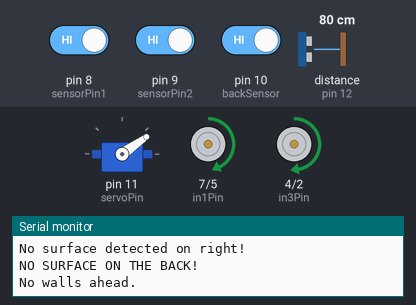
Recording of a sketch running on a simulated Arduino Uno, built with avr-gcc and run on an emulated ATmega328P. On the bench: servo, motor-driver pin pairs drawn as motors (green arrow = first pin HIGH = forward, orange = second pin HIGH = backward, longer = more drive, scaled by the enable pin), the last lines printed to the serial monitor. Wiring (inferred from the names in the program): ultrasonic range finder: trigger pin 13; echo pin 12. The test bench sets the inputs (shaded band); at power-on: pin 10 (backSensor) HIGH, distance to the obstacle (sensor on pin 12) 80 cm, pin 8 (sensorPin1) HIGH, pin 9 (sensorPin2) HIGH. The echo pulse lasts 58.3 µs per cm; random numbers use the default seed unless the sketch sets one.

Above: at 6.0 s.
6.1 s: pin 10 (backSensor) driven LOW
At 7.7 s:
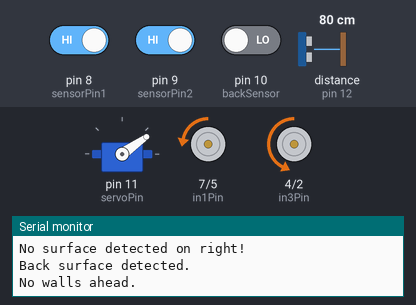
At 9.0 s:
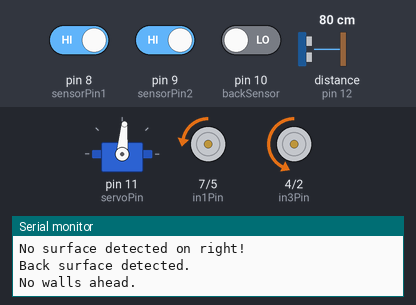
9.1 s: distance to the obstacle (sensor on pin 12) set to 27 cm
12.1 s: distance to the obstacle (sensor on pin 12) set to 24 cm
At 12.93 s:
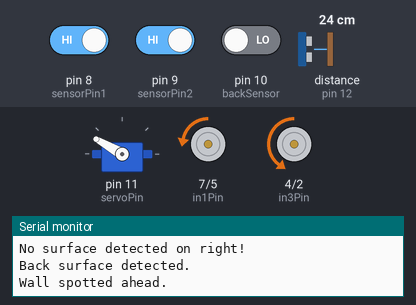
15.1 s: pin 10 (backSensor) driven HIGH
At 15.58 s:
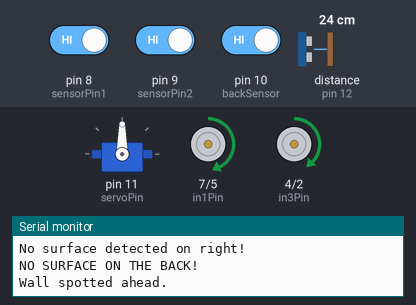
18.1 s: pin 8 (sensorPin1) driven LOW
21.1 s: pin 9 (sensorPin2) driven LOW
Timing chart, 0 to 25.1 s (numbered marks = the images above; inputs shaded):
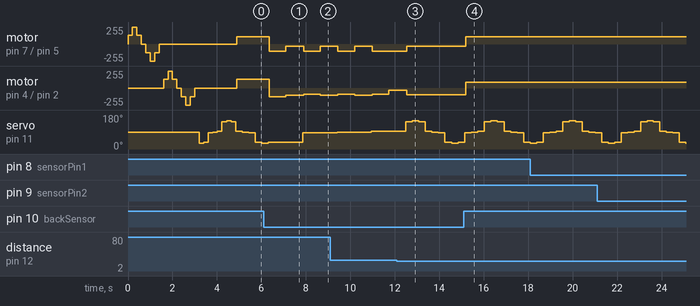

Measured:
- the behaviour switches between 26 and 25 cm on distance to the obstacle (sensor on pin 12) (found by bisection; images 2 and 3)
- after the input at 6.1 s, motor on pin 7 (in1Pin) / pin 5 (in2Pin): alternates backward 110/255 for 0.75 s and backward 30/255 for 0.79 s, starting after 0.26 s; motor on pin 4 (in3Pin) / pin 2 (in4Pin): forward 128/255 → backward 128/255 after 0.26 s, → backward 110/255 0.75 s later, → backward 90/255 0.79 s later, → backward 110/255 0.75 s later
- after the input at 12.1 s, motor on pin 7 (in1Pin) / pin 5 (in2Pin): backward 110/255 → backward 30/255 after 0.43 s
- after the input at 15.1 s, motor on pin 7 (in1Pin) / pin 5 (in2Pin): backward 30/255 → forward 110/255 after 0.09 s; motor on pin 4 (in3Pin) / pin 2 (in4Pin): backward 100/255 → forward 90/255 after 0.09 s

The sketch:

Program_Robot_Final.ino
```cpp
/*
* Firmware for the ”2WD Ultrasonic Motor Robot Car Kit”
*
* Stephen A. Edwards
*
* Hardware configuration :
* A pair of DC motors driven by an L298N H bridge motor driver
* An HC−SR04 ultrasonic range sensor mounted atop a small hobby servo
*/
#include <Servo.h>
Servo servo;
// Ultrasonic Module pins
const int trigPin = 13; // 10 microsecond high pulse causes chirp , wait 50 us
const int echoPin = 12; // Width of high pulse indicates distance
// Servo motor that aims ultrasonic sensor .
const int servoPin = 11; // PWM output for hobby servo
// Motor control pins : L298N H bridge
const int enAPin = 6; // Left motor PWM speed control
const int in1Pin = 7; // Left motor Direction 1
const int in2Pin = 5; // Left motor Direction 2
const int in3Pin = 4; // Right motor Direction 1
const int in4Pin = 2; // Right motor Direction 2
const int enBPin = 3; // Right motor PWM speed control
int sensorPin1 = 8; //declare variable for sensor input pin
int pinState1; //declare variable for sensor state
int sensorPin2 = 9;
int pinState2;
int backSensor = 10;
int backState;
unsigned long start1;
unsigned long start2;
unsigned long start3;
unsigned long start4;
unsigned long start5;
unsigned long start6;
unsigned long start7;
unsigned long start8;

enum Motor { LEFT, RIGHT };
// Set motor speed: 255 full ahead, −255 full reverse , 0 stop
void go( enum Motor m, int speed)
{
digitalWrite (m == LEFT ? in1Pin : in3Pin , speed > 0 ? HIGH : LOW );
digitalWrite (m == LEFT ? in2Pin : in4Pin , speed <= 0 ? HIGH : LOW );
analogWrite(m == LEFT ? enAPin : enBPin, speed < 0 ? -speed : speed );
}

// Initial motor test :
// left motor forward then back
// right motor forward then back
void testMotors ()
{
static int speed[8] = {128,255,128,0,-128,-255,-128,0};
go(RIGHT, 0);
for (unsigned char i = 0 ; i < 8 ; i++)
go(LEFT, speed[i ]), delay (200);
for (unsigned char i = 0 ; i < 8 ; i++)
go(RIGHT, speed[i ]), delay (200);
}
// Read distance from the ultrasonic sensor , return distance in mm
//
// Speed of sound in dry air , 20C is 343 m/s
// pulseIn returns time in microseconds (10ˆ−6)
// 2d = p * 10ˆ−6 s * 343 m/s = p * 0.00343 m = p * 0.343 mm/us
unsigned int readDistance ()
{
digitalWrite ( trigPin , HIGH );
delayMicroseconds (10);
digitalWrite ( trigPin , LOW );
unsigned long period = pulseIn ( echoPin, HIGH );
return period * 343 / 2000;
}

#define NUM_ANGLES 7
unsigned char sensorAngle[NUM_ANGLES] = {30, 35, 85, 90, 95, 145, 150};
unsigned int distance [NUM_ANGLES];
// Scan the area ahead by sweeping the ultrasonic sensor left and right
// and recording the distance observed. This takes a reading , then
// sends the servo to the next angle. Call repeatedly once every 50 ms or so.
void readNextDistance ()
{
static unsigned char angleIndex = 0;
static signed char step = 1;
distance [angleIndex ] = readDistance ();
angleIndex += step ;
if (angleIndex == NUM_ANGLES -1) step = -1;
else if (angleIndex == 0) step = 1;
servo . write ( sensorAngle[angleIndex ] );
}
// Initial configuration
//
// Configure the input and output pins
// Center the servo
// Turn off the motors
// Test the motors
// Scan the surroundings once
//
void setup () {
pinMode(sensorPin2,INPUT_PULLUP);
pinMode(sensorPin1, INPUT_PULLUP); //set the sensor pin as an input with pullup resistor
pinMode(backSensor, INPUT_PULLUP);
Serial.begin(9600); //initialize serial communication
pinMode(trigPin , OUTPUT);
pinMode(echoPin, INPUT);
digitalWrite ( trigPin , LOW);
pinMode(enAPin, OUTPUT);
pinMode(in1Pin, OUTPUT);
pinMode(in2Pin, OUTPUT);
pinMode(in3Pin, OUTPUT);
pinMode(in4Pin, OUTPUT);
pinMode(enBPin, OUTPUT);
servo . attach ( servoPin );
servo . write (90);
go(LEFT, 0);
go(RIGHT, 0);
testMotors ();
// Scan the surroundings before starting
servo . write ( sensorAngle[0] );
delay (200);
for (unsigned char i = 0 ; i < NUM_ANGLES ; i ++)
readNextDistance (), delay (200);
}
// Main loop:
//
// Get the next sensor reading
// If anything appears to be too close , back up
// Otherwise, go forward
//

void loop () {
readNextDistance ();
// See if something is too close at any angle
unsigned char tooClose = 0;
for (unsigned char i = 0 ; i < NUM_ANGLES ; i++)
if ( distance [ i ] < 250)
tooClose = 1;

pinState1 = digitalRead(sensorPin1);
pinState2 = digitalRead(sensorPin2);
backState = digitalRead(backSensor);

  if (pinState1) {
    Serial.println("No surface detected on left!");
  } else {
    Serial.println("Surface detected on left.");
  }
  if (pinState2) {
    Serial.println("No surface detected on right!");
  } else {
    Serial.println("Surface detected on right.");
  }
  if(backState) {
    Serial.println("NO SURFACE ON THE BACK!");
  } else {
    Serial.println("Back surface detected.");
  }
  if(tooClose) {
    Serial.println("Wall spotted ahead.");
  } else {
    Serial.println("No walls ahead.");
  }

if(backState == 1) {
  go(LEFT,110);
  go(RIGHT,90);
} else {
if(tooClose == 1) {
    go(LEFT,-30);
    go(RIGHT,-100);
} else {
if(pinState1 == 1 && pinState2 == 1) {
  start3 = millis();
  while(millis()-start3 <= 750) {
    if(backState == 1) {
      go(LEFT,110);
      go(RIGHT, 90);
    } if(backState == 0) {
    go(LEFT,-110);
    go(RIGHT,-90);
    }
  }
  int choice = random(0,2);
  if(choice == 0) {
    start4 = millis();
    while(millis()-start4 <= 500) {
      if(backState == 1) {
        go(LEFT,110);
        go(RIGHT,90);
      } if(backState == 0) {
      go(LEFT,-110);
      go(RIGHT,-30);
      }
    }
  } if (choice == 1) {
    start5 = millis();
    while(millis()-start5 <= 500) {
      if(backState == 1) {
        go(LEFT,110);
        go(RIGHT,90);
      } if(backState == 0) {
      go(LEFT,-30);
      go(RIGHT,-110);
      }
    }
  }
} if(pinState1 == 1 && pinState2 == 0) {
  start1 = millis();
  while(millis()-start1 <= 400) {
    if(backState == 1) {
      go(LEFT,110);
      go(RIGHT,90);
    } if(backState == 0) {
    go(LEFT,-120);
    go(RIGHT,-100);
    }
  }
  start6 = millis();
  while(millis()-start6 <= 675) {
    if(backState == 1) {
      go(LEFT,110);
      go(RIGHT,90);
    } if(backState == 0) {
    go(LEFT,-120);
    go(RIGHT,-30);
    }
  }
} if(pinState1 == 0 && pinState2 == 1) {
  start2 = millis();
  while(millis()-start2<=400) {
    if(backState == 1) {
      go(LEFT,110);
      go(RIGHT,90);
    } if(backState == 0) {
    go(LEFT,-120);
    go(RIGHT,-100);
    }
  }
  start7 = millis();
  while(millis()-start7<=675) {
    if(backState == 1) {
      go(LEFT,110);
      go(RIGHT,90);
    } if(backState == 0) {
    go(LEFT,-30);
    go(RIGHT,-110);
    }
  }
} if(pinState1 == 0 && pinState2 == 0) {
  go(LEFT,110);
  go(RIGHT,90);
   }
  }
 }
delay(250);
}
```
